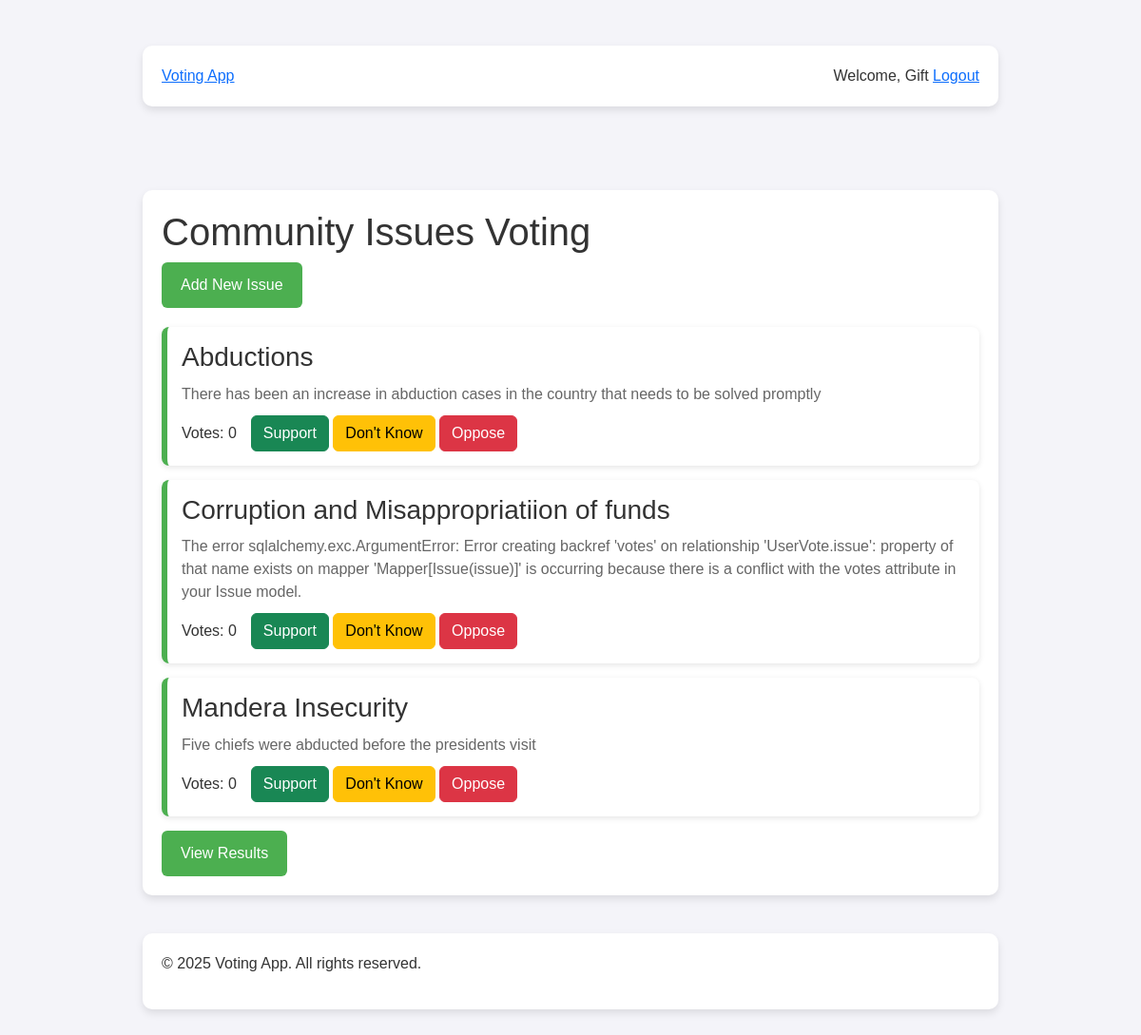
Screenshot of / (signed in) with the database file from the repository.
### app.py (models this page shows)
class User(UserMixin, db.Model):
    id = db.Column(db.Integer, primary_key=True)
    username = db.Column(db.String(100), unique=True, nullable=False)
    email = db.Column(db.String(100), unique=True, nullable=False)
    password = db.Column(db.String(200), nullable=False)
    is_admin = db.Column(db.Boolean, default=False)

class Issue(db.Model):
    id = db.Column(db.Integer, primary_key=True)
    title = db.Column(db.String(100), nullable=False)
    description = db.Column(db.Text)
    votes = db.Column(db.Integer, default=0)
    category_id = db.Column(db.Integer, db.ForeignKey('category.id'))
    category = db.relationship('Category', backref='issues')
    created_at = db.Column(db.DateTime, default=datetime.utcnow)
    updated_at = db.Column(db.DateTime, default=datetime.utcnow, onupdate=datetime.utcnow)

### app.py (the view)
@app.route('/')
def index():
    sort_by = request.args.get('sort', 'date')
    category_filter = request.args.get('category')
    query = Issue.query
    if category_filter:
        query = query.filter_by(category_id=category_filter)
    if sort_by == 'votes':
        query = query.order_by(Issue.votes.desc())
    else:  # Default sort by date
        query = query.order_by(Issue.created_at.desc())
    issues = query.all()
    categories = Category.query.all()
    return render_template(
        'index.html',
        issues=issues,
        categories=categories,
        current_sort=sort_by,
        current_category=category_filter
    )

### app.py (called while the page is built)
@login_manager.user_loader
def load_user(user_id):
    return User.query.get(int(user_id))

### app/templates/index.html (shortened to what this page needs)
{% extends "base.html" %}
{% block extra_head %}
  <link rel="stylesheet" href="{{ url_for('static', filename='index.css') }}">
{% endblock %}
{% block content %}
<section class="actions">
    <a href="{{ url_for('add_issue') }}" class="button">Add New Issue</a>
</section>
<section class="issues-list">
    {% if issues %}
        {% for issue in issues %}
        <article class="issue">
            <header>
                <h3>{{ issue.title }}</h3>
            </header>
            <p>{{ issue.description }}</p>
            <footer class="vote-section">
                <span>Votes: {{ issue.votes }}</span>
                <form action="{{ url_for('vote', issue_id=issue.id) }}" method="POST">
                    <button type="submit" name="vote_type" value="agree" class="btn btn-success">Support</button>
                    <button type="submit" name="vote_type" value="not_sure" class="btn btn-warning">Don't Know</button>
                    <button type="submit" name="vote_type" value="disagree" class="btn btn-danger">Oppose</button>
                </form>
            </footer>
        </article>
        {% endfor %}
    {% else %}
        <p>No issues found. Please add an issue.</p>
    {% endif %}
</section>
<section class="results-link">
    <a href="{{ url_for('results') }}" class="button">View Results</a>
</section>
{% endblock %}

### app/templates/base.html (shortened to what this page needs)
<!DOCTYPE html>
<html lang="en">
<head>
  <link rel="stylesheet" href="https://cdn.jsdelivr.net/npm/bootstrap@5.3.0/dist/css/bootstrap.min.css">
  <link rel="stylesheet" href="{{ url_for('static', filename='base.css') }}">
  {% block extra_head %}{% endblock %}
</head>
<body>
  <header>
    <div class="navbar">
      <div class="container">
        <a class="logo" href="{{ url_for('index') }}">Voting App</a>
        <nav>
          {% if current_user.is_authenticated %}
            <span>Welcome, {{ current_user.username }}</span>
            <a href="{{ url_for('logout') }}">Logout</a>
          {% else %}
            <a href="{{ url_for('login') }}">Login</a>
            <a href="{{ url_for('register') }}">Register</a>
          {% endif %}
        </nav>
      </div>
    </div>
  </header>
  <main class="container">
    <h1>Community Issues Voting</h1>
    {% block content %}{% endblock %}
  </main>
  <footer>
    <div class="container">
      <p>&copy; {{ current_year if current_year is defined else "2025" }} Voting App. All rights reserved.</p>
    </div>
  </footer>
</body>
</html>

### static/base.css (style rules this page uses)
body { font-family: 'Poppins', sans-serif; margin: 0; padding: 0; background-color: #f4f4f9; color: #333; }
.container { max-width: 900px; margin: 40px auto; background: white; padding: 20px; border-radius: 10px; box-shadow: 0 4px 8px rgba(0, 0, 0, 0.1); }
.button { display: inline-block; padding: 12px 20px; background: #4CAF50; color: white; border-radius: 6px; text-decoration: none; transition: background 0.3s ease; }

### static/index.css (style rules this page uses)
.issues-list { margin-top: 20px; }
.issue { background: white; padding: 15px; margin-bottom: 15px; border-left: 6px solid #4CAF50; border-radius: 8px; box-shadow: 0 2px 6px rgba(0, 0, 0, 0.1); }
.issue h3 { margin: 0; color: #333; }
.issue p { color: #666; margin: 10px 0; }
.vote-section { display: flex; align-items: center; gap: 15px; margin-top: 10px; }

### rows the page displays
User: username "Gift"
Issue: title "Abductions", description "There has been an increase in abduction cases in the country that needs to be solved promptly", votes "0"
Issue: title "Corruption and Misappropriatiion of funds", description "The error sqlalchemy.exc.ArgumentError: Error creating backref 'votes' on relationship 'UserVote.issue': property of that name exists on mapper 'Mapper[Issue(issue)]' is occurring because there is a conflict with the votes attribute in your Issue model.", votes "0"
Issue: title "Mandera Insecurity", description "Five chiefs were abducted before the presidents visit", votes "0"

### other values shown
{{ current_year if current_year is defined else "2025" }} "2025"
